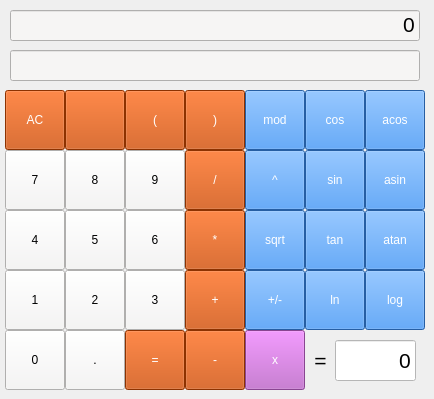
    <widget class="QWidget" name="tab">
     <attribute name="title">
      <string>Calculator</string>
     </attribute>
     <widget class="QLabel" name="label">
      <property name="geometry">
       <rect>
        <x>310</x>
        <y>350</y>
        <width>21</width>
        <height>21</height>
       </rect>
      </property>
      <property name="font">
       <font>
        <pointsize>16</pointsize>
       </font>
      </property>
      <property name="text">
       <string>=</string>
      </property>
      <property name="alignment">
       <set>Qt::AlignCenter</set>
      </property>
     </widget>
     <widget class="QLineEdit" name="lineEdit_result">
      <property name="geometry">
       <rect>
        <x>10</x>
        <y>50</y>
        <width>410</width>
        <height>31</height>
       </rect>
      </property>
      <property name="font">
       <font>
        <pointsize>16</pointsize>
       </font>
      </property>
      <property name="styleSheet">
       <string notr="true">background-color: rgb(246, 245, 244);
color: black;</string>
      </property>
      <property name="text">
       <string/>
      </property>
      <property name="alignment">
       <set>Qt::AlignRight|Qt::AlignTop|Qt::AlignTrailing</set>
      </property>
     </widget>
     <widget class="QPushButton" name="pushButton_mod">
      <property name="geometry">
       <rect>
        <x>245</x>
        <y>90</y>
        <width>60</width>
        <height>60</height>
       </rect>
      </property>
      <property name="styleSheet">
       <string notr="true">background-color: rgb(53, 132, 228);
color: white;</string>
      </property>
      <property name="text">
       <string>mod</string>
      </property>
     </widget>
     <widget class="QPushButton" name="pushButton_sub">
      <property name="geometry">
       <rect>
        <x>185</x>
        <y>330</y>
        <width>60</width>
        <height>60</height>
       </rect>
      </property>
      <property name="styleSheet">
       <string notr="true">background-color: rgb(198, 70, 0);
color: white;</string>
      </property>
      <property name="text">
       <string>-</string>
      </property>
     </widget>
     <widget class="QPushButton" name="pushButton_close">
      <property name="geometry">
       <rect>
        <x>185</x>
        <y>90</y>
        <width>60</width>
        <height>60</height>
       </rect>
      </property>
      <property name="styleSheet">
       <string notr="true">background-color: rgb(198, 70, 0);
color: white;</string>
      </property>
      <property name="text">
       <string>)</string>
      </property>
     </widget>
     <widget class="QPushButton" name="pushButton_erase">
      <property name="geometry">
       <rect>
        <x>65</x>
        <y>90</y>
        <width>60</width>
        <height>60</height>
       </rect>
      </property>
      <property name="styleSheet">
       <string notr="true">background-color: rgb(198, 70, 0);
color: white;</string>
      </property>
      <property name="icon">
       <iconset theme="edit-clear">
        <normaloff>.</normaloff>.</iconset>
      </property>
     </widget>
     <widget class="QPushButton" name="pushButton_log">
      <property name="geometry">
       <rect>
        <x>365</x>
        <y>270</y>
        <width>60</width>
        <height>60</height>
       </rect>
      </property>
      <property name="styleSheet">
       <string notr="true">background-color: rgb(53, 132, 228);
color: white;</string>
      </property>
      <property name="text">
       <string>log</string>
      </property>
     </widget>
     <widget class="QPushButton" name="pushButton_acos">
      <property name="geometry">
       <rect>
        <x>365</x>
        <y>90</y>
        <width>60</width>
        <height>60</height>
       </rect>
      </property>
      <property name="styleSheet">
       <string notr="true">background-color: rgb(53, 132, 228);
color: white;</string>
      </property>
      <property name="text">
       <string>acos</string>
      </property>
     </widget>
     <widget class="QPushButton" name="pushButton_1">
      <property name="geometry">
       <rect>
        <x>5</x>
        <y>270</y>
        <width>60</width>
        <height>60</height>
       </rect>
      </property>
      <property name="styleSheet">
       <string notr="true">background-color: rgb(246, 245, 244);
color: black;</string>
      </property>
      <property name="text">
       <string>1</string>
      </property>
     </widget>
     <widget class="QPushButton" name="pushButton_clear">
      <property name="geometry">
       <rect>
        <x>5</x>
        <y>90</y>
        <width>60</width>
        <height>60</height>
       </rect>
      </property>
      <property name="styleSheet">
       <string notr="true">background-color: rgb(198, 70, 0);
color: white;</string>
      </property>
      <property name="text">
       <string>AC</string>
      </property>
     </widget>
     <widget class="QPushButton" name="pushButton_0">
      <property name="geometry">
       <rect>
        <x>5</x>
        <y>330</y>
        <width>60</width>
        <height>60</height>
       </rect>
      </property>
      <property name="styleSheet">
       <string notr="true">background-color: rgb(246, 245, 244);
color: black;</string>
      </property>
      <property name="text">
       <string>0</string>
      </property>
     </widget>
     <widget class="QPushButton" name="pushButton_tan">
      <property name="geometry">
       <rect>
        <x>305</x>
        <y>210</y>
        <width>60</width>
        <height>60</height>
       </rect>
      </property>
      <property name="styleSheet">
       <string notr="true">background-color: rgb(53, 132, 228);
color: white;</string>
      </property>
      <property name="text">
       <string>tan</string>
      </property>
     </widget>
     <widget class="QPushButton" name="pushButton_5">
      <property name="geometry">
       <rect>
        <x>65</x>
        <y>210</y>
        <width>60</width>
        <height>60</height>
       </rect>
      </property>
      <property name="styleSheet">
       <string notr="true">background-color: rgb(246, 245, 244);
color: black;</string>
      </property>
      <property name="text">
       <string>5</string>
      </property>
     </widget>
     <widget class="QPushButton" name="pushButton_pow">
      <property name="geometry">
       <rect>
        <x>245</x>
        <y>150</y>
        <width>60</width>
        <height>60</height>
       </rect>
      </property>
      <property name="styleSheet">
       <string notr="true">background-color: rgb(53, 132, 228);
color: white;</string>
      </property>
      <property name="text">
       <string>^</string>
      </property>
     </widget>
     <widget class="QPushButton" name="pushButton_sin">
      <property name="geometry">
       <rect>
        <x>305</x>
        <y>150</y>
        <width>60</width>
        <height>60</height>
       </rect>
      </property>
      <property name="styleSheet">
       <string notr="true">background-color: rgb(53, 132, 228);
color: white;</string>
      </property>
      <property name="text">
       <string>sin</string>
      </property>
     </widget>
     <widget class="QPushButton" name="pushButton_9">
      <property name="geometry">
       <rect>
        <x>125</x>
        <y>150</y>
        <width>60</width>
        <height>60</height>
       </rect>
      </property>
      <property name="styleSheet">
       <string notr="true">background-color: rgb(246, 245, 244);
color: black;</string>
      </property>
      <property name="text">
       <string>9</string>
      </property>
     </widget>
     <widget class="QPushButton" name="pushButton_3">
      <property name="geometry">
       <rect>
        <x>125</x>
        <y>270</y>
        <width>60</width>
        <height>60</height>
       </rect>
      </property>
      <property name="styleSheet">
       <string notr="true">background-color: rgb(246, 245, 244);
color: black;</string>
      </property>
      <property name="text">
       <string>3</string>
      </property>
     </widget>
     <widget class="QPushButton" name="pushButton_sum">
      <property name="geometry">
       <rect>
        <x>185</x>
        <y>270</y>
        <width>60</width>
        <height>60</height>
       </rect>
      </property>
      <property name="styleSheet">
       <string notr="true">background-color: rgb(198, 70, 0);
color: white;</string>
      </property>
      <property name="text">
       <string>+</string>
      </property>
     </widget>
     <widget class="QPushButton" name="pushButton_dot">
      <property name="geometry">
       <rect>
        <x>65</x>
        <y>330</y>
        <width>60</width>
        <height>60</height>
       </rect>
      </property>
      <property name="styleSheet">
       <string notr="true">background-color: rgb(246, 245, 244);
color: black;</string>
      </property>
      <property name="text">
       <string>.</string>
      </property>
     </widget>
     <widget class="QPushButton" name="pushButton_sqrt">
      <property name="geometry">
       <rect>
        <x>245</x>
        <y>210</y>
        <width>60</width>
        <height>60</height>
       </rect>
      </property>
      <property name="styleSheet">
       <string notr="true">background-color: rgb(53, 132, 228);
color: white;</string>
      </property>
      <property name="text">
       <string>sqrt</string>
      </property>
     </widget>
     <widget class="QPushButton" name="pushButton_7">
      <property name="geometry">
       <rect>
        <x>5</x>
        <y>150</y>
        <width>60</width>
        <height>60</height>
       </rect>
      </property>
      <property name="styleSheet">
       <string notr="true">background-color: rgb(246, 245, 244);
color: black;</string>
      </property>
      <property name="text">
       <string>7</string>
      </property>
     </widget>
     <widget class="QPushButton" name="pushButton_8">
      <property name="geometry">
       <rect>
        <x>65</x>
        <y>150</y>
        <width>60</width>
        <height>60</height>
       </rect>
      </property>
      <property name="styleSheet">
       <string notr="true">background-color: rgb(246, 245, 244);
color: black;</string>
      </property>
      <property name="text">
       <string>8</string>
      </property>
     </widget>
     <widget class="QPushButton" name="pushButton_mul">
      <property name="geometry">
       <rect>
        <x>185</x>
        <y>210</y>
        <width>60</width>
        <height>60</height>
       </rect>
      </property>
      <property name="styleSheet">
       <string notr="true">background-color: rgb(198, 70, 0);
color: white;</string>
      </property>
      <property name="text">
       <string>*</string>
      </property>
     </widget>
     <widget class="QPushButton" name="pushButton_open">
      <property name="geometry">
       <rect>
        <x>125</x>
        <y>90</y>
        <width>60</width>
        <height>60</height>
       </rect>
      </property>
      <property name="styleSheet">
       <string notr="true">background-color: rgb(198, 70, 0);
color: white;</string>
      </property>
      <property name="text">
       <string>(</string>
      </property>
     </widget>
     <widget class="QPushButton" name="pushButton_sign">
      <property name="geometry">
       <rect>
        <x>245</x>
        <y>270</y>
        <width>60</width>
        <height>60</height>
       </rect>
      </property>
      <property name="styleSheet">
       <string notr="true">background-color: rgb(53, 132, 228);
color: white;</string>
      </property>
      <property name="text">
       <string>+/-</string>
      </property>
     </widget>
     <widget class="QLineEdit" name="lineEdit_exp">
      <property name="geometry">
       <rect>
        <x>10</x>
        <y>10</y>
        <width>410</width>
        <height>31</height>
       </rect>
      </property>
      <property name="font">
       <font>
        <pointsize>16</pointsize>
       </font>
      </property>
      <property name="styleSheet">
       <string notr="true">background-color: rgb(246, 245, 244);
color: black;</string>
      </property>
      <property name="text">
       <string>0</string>
      </property>
      <property name="maxLength">
       <number>255</number>
      </property>
      <property name="alignment">
       <set>Qt::AlignRight|Qt::AlignTop|Qt::AlignTrailing</set>
      </property>
     </widget>
     <widget class="QPushButton" name="pushButton_2">
      <property name="geometry">
       <rect>
        <x>65</x>
        <y>270</y>
        <width>60</width>
        <height>60</height>
       </rect>
      </property>
      <property name="styleSheet">
       <string notr="true">background-color: rgb(246, 245, 244);
color: black;</string>
      </property>
      <property name="text">
       <string>2</string>
      </property>
     </widget>
     <widget class="QPushButton" name="pushButton_cos">
      <property name="geometry">
       <rect>
        <x>305</x>
        <y>90</y>
        <width>60</width>
        <height>60</height>
       </rect>
      </property>
      <property name="styleSheet">
       <string notr="true">background-color: rgb(53, 132, 228);
color: white;</string>
      </property>
      <property name="text">
       <string>cos</string>
      </property>
     </widget>
     <widget class="QPushButton" name="pushButton_asin">
      <property name="geometry">
       <rect>
        <x>365</x>
        <y>150</y>
        <width>60</width>
        <height>60</height>
       </rect>
      </property>
      <property name="styleSheet">
       <string notr="true">background-color: rgb(53, 132, 228);
color: white;</string>
      </property>
      <property name="text">
       <string>asin</string>
      </property>
     </widget>
     <widget class="QPushButton" name="pushButton_div">
      <property name="geometry">
       <rect>
        <x>185</x>
        <y>150</y>
        <width>60</width>
        <height>60</height>
       </rect>
      </property>
      <property name="styleSheet">
       <string notr="true">background-color: rgb(198, 70, 0);
color: white;</string>
      </property>
      <property name="text">
       <string>/</string>
      </property>
     </widget>
     <widget class="QLineEdit" name="lineEdit_var">
      <property name="geometry">
       <rect>
        <x>335</x>
        <y>340</y>
        <width>81</width>
        <height>41</height>
       </rect>
      </property>
      <property name="font">
       <font>
        <pointsize>16</pointsize>
       </font>
      </property>
      <property name="styleSheet">
       <string notr="true">background-color: rgb(255, 255, 255);
color: black;</string>
      </property>
      <property name="text">
       <string>0</string>
      </property>
      <property name="alignment">
       <set>Qt::AlignRight|Qt::AlignTrailing|Qt::AlignVCenter</set>
      </property>
     </widget>
     <widget class="QPushButton" name="pushButton_4">
      <property name="geometry">
       <rect>
        <x>5</x>
        <y>210</y>
        <width>60</width>
        <height>60</height>
       </rect>
      </property>
      <property name="styleSheet">
       <string notr="true">background-color: rgb(246, 245, 244);
color: black;</string>
      </property>
      <property name="text">
       <string>4</string>
      </property>
     </widget>
     <widget class="QPushButton" name="pushButton_6">
      <property name="geometry">
       <rect>
        <x>125</x>
        <y>210</y>
        <width>60</width>
        <height>60</height>
       </rect>
      </property>
      <property name="styleSheet">
       <string notr="true">background-color: rgb(246, 245, 244);
color: black;</string>
      </property>
      <property name="text">
       <string>6</string>
      </property>
     </widget>
     <widget class="QPushButton" name="pushButton_ln">
      <property name="geometry">
       <rect>
        <x>305</x>
        <y>270</y>
        <width>60</width>
        <height>60</height>
       </rect>
      </property>
      <property name="styleSheet">
       <string notr="true">background-color: rgb(53, 132, 228);
color: white;</string>
      </property>
      <property name="text">
       <string>ln</string>
      </property>
     </widget>
     <widget class="QPushButton" name="pushButton_calc">
      <property name="geometry">
       <rect>
        <x>125</x>
        <y>330</y>
        <width>60</width>
        <height>60</height>
       </rect>
      </property>
      <property name="styleSheet">
       <string notr="true">background-color: rgb(198, 70, 0);
color: white;</string>
      </property>
      <property name="text">
       <string>=</string>
      </property>
     </widget>
     <widget class="QPushButton" name="pushButton_atan">
      <property name="geometry">
       <rect>
        <x>365</x>
        <y>210</y>
        <width>60</width>
        <height>60</height>
       </rect>
      </property>
      <property name="styleSheet">
       <string notr="true">background-color: rgb(53, 132, 228);
color: white;</string>
      </property>
      <property name="text">
       <string>atan</string>
      </property>
     </widget>
     <widget class="QPushButton" name="pushButton_x">
      <property name="geometry">
       <rect>
        <x>245</x>
        <y>330</y>
        <width>60</width>
        <height>60</height>
       </rect>
      </property>
      <property name="styleSheet">
       <string notr="true">background-color: rgb(192, 97, 203);
color: white;</string>
      </property>
      <property name="text">
       <string>x</string>
      </property>
     </widget>
    </widget>
